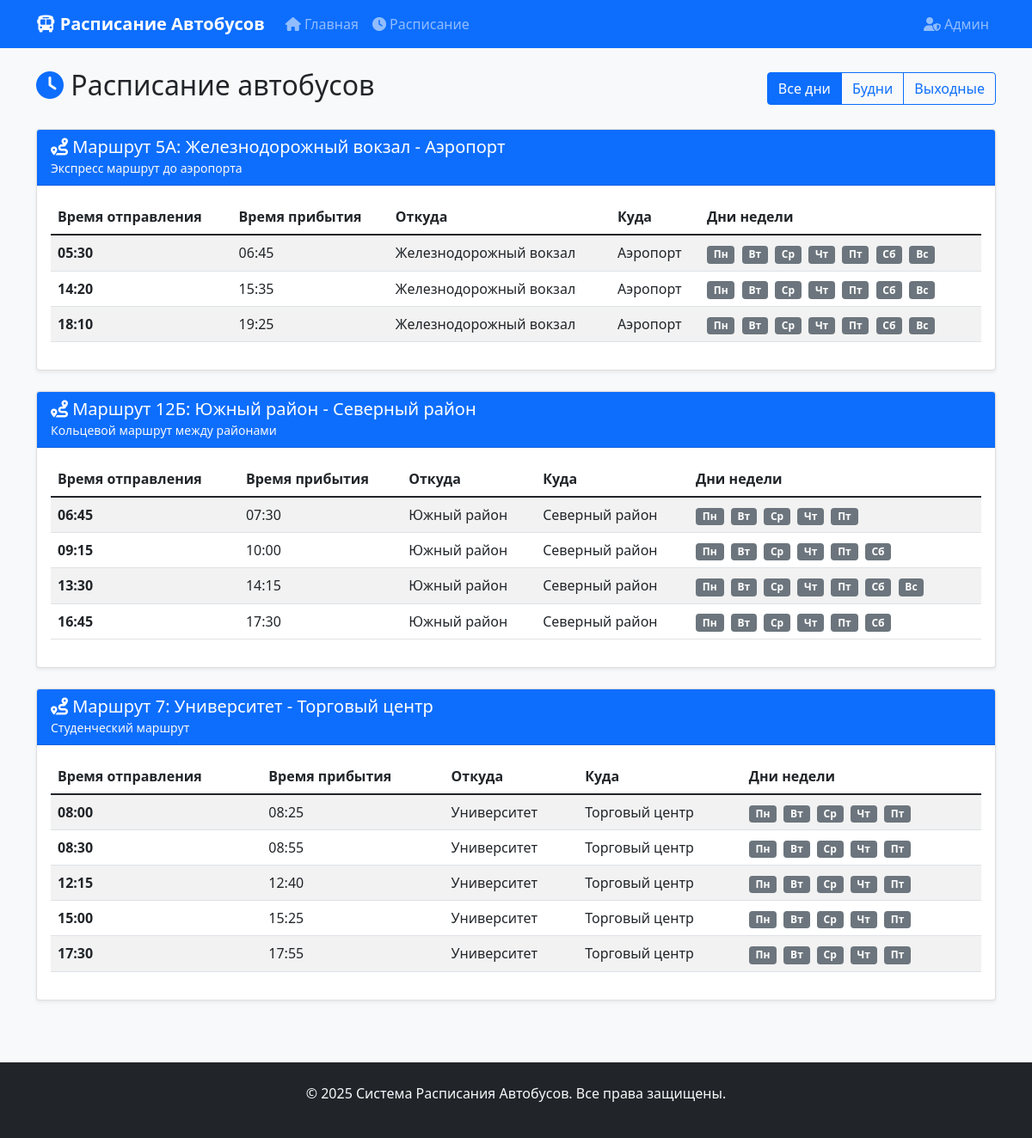
The app's page /schedule with its own data.
### models.py (models this page shows)
class Route(Base):
    __tablename__ = "routes"
    id = Column(Integer, primary_key=True, index=True)
    route_number = Column(String, unique=True, index=True)
    route_name = Column(String)
    description = Column(Text, nullable=True)
    created_at = Column(DateTime(timezone=True), server_default=func.now())
    updated_at = Column(DateTime(timezone=True), server_default=func.now(), onupdate=func.now())
    schedules = relationship("Schedule", back_populates="route")

class Schedule(Base):
    __tablename__ = "schedules"
    id = Column(Integer, primary_key=True, index=True)
    route_id = Column(Integer, ForeignKey("routes.id"))
    departure_time = Column(String)  # Format: HH:MM
    arrival_time = Column(String)    # Format: HH:MM
    departure_stop = Column(String)
    arrival_stop = Column(String)
    days_of_week = Column(String)  # Comma-separated: "mon,tue,wed,thu,fri,sat,sun"
    is_active = Column(Integer, default=1)  # 1 = active, 0 = inactive
    created_at = Column(DateTime(timezone=True), server_default=func.now())
    updated_at = Column(DateTime(timezone=True), server_default=func.now(), onupdate=func.now())
    route = relationship("Route", back_populates="schedules")

### main.py (the view)
@app.get("/schedule", response_class=HTMLResponse)
async def view_schedule(request: Request, db: Session = Depends(get_db)):
    routes = db.query(Route).all()
    schedules = db.query(Schedule).filter(Schedule.is_active == 1).all()
    route_schedules = {}
    for route in routes:
        route_schedules[route.id] = {
            "route": route,
            "schedules": [s for s in schedules if s.route_id == route.id]
        }
    return templates.TemplateResponse("schedule.html", {
        "request": request,
        "route_schedules": route_schedules
    })

### templates/schedule.html (shortened to what this page needs)
{% extends "base.html" %}
{% set day_names = {
    'mon': 'Пн',
    'tue': 'Вт',
    'wed': 'Ср',
    'thu': 'Чт',
    'fri': 'Пт',
    'sat': 'Сб',
    'sun': 'Вс'
} %}
{% block content %}
<div class="row">
    <div class="col-12">
        <div class="d-flex justify-content-between align-items-center mb-4">
            <h2><i class="fas fa-clock text-primary"></i> Расписание автобусов</h2>
            <div class="btn-group" role="group">
                <label class="btn btn-outline-primary" for="all">Все дни</label>
                <label class="btn btn-outline-primary" for="weekdays">Будни</label>
                <label class="btn btn-outline-primary" for="weekends">Выходные</label>
            </div>
        </div>
        {% if route_schedules %}
            {% for route_id, data in route_schedules.items() %}
            <div class="card mb-4 schedule-card">
                <div class="card-header bg-primary text-white">
                    <h5 class="mb-0">
                        <i class="fas fa-route"></i>
                        Маршрут {{ data.route.route_number }}: {{ data.route.route_name }}
                    </h5>
                    {% if data.route.description %}
                    <small class="text-light">{{ data.route.description }}</small>
                    {% endif %}
                </div>
                <div class="card-body">
                    {% if data.schedules %}
                        <div class="table-responsive">
                            <table class="table table-striped">
                                <thead>
                                    <tr>
                                        <th>Время отправления</th>
                                        <th>Время прибытия</th>
                                        <th>Откуда</th>
                                        <th>Куда</th>
                                        <th>Дни недели</th>
                                    </tr>
                                </thead>
                                <tbody>
                                    {% for schedule in data.schedules %}
                                    <tr>
                                        <td><strong>{{ schedule.departure_time }}</strong></td>
                                        <td>{{ schedule.arrival_time }}</td>
                                        <td>{{ schedule.departure_stop }}</td>
                                        <td>{{ schedule.arrival_stop }}</td>
                                        <td>
                                            {% for day in schedule.days_of_week.split(',') %}
                                                <span class="badge bg-secondary me-1">{{ day_names.get(day.strip(), day) }}</span>
                                            {% endfor %}
                                        </td>
                                    </tr>
                                    {% endfor %}
                                </tbody>
                            </table>
                        </div>
                    {% else %}
                        <div class="alert alert-info">
                            <i class="fas fa-info-circle"></i> Расписание для этого маршрута еще не составлено.
                        </div>
                    {% endif %}
                </div>
            </div>
            {% endfor %}
        {% endif %}
    </div>
</div>
{% endblock %}

### templates/base.html (shortened to what this page needs)
<!DOCTYPE html>
<html lang="ru">
<head>
    <link href="https://cdn.jsdelivr.net/npm/bootstrap@5.1.3/dist/css/bootstrap.min.css" rel="stylesheet">
    <link href="https://cdnjs.cloudflare.com/ajax/libs/font-awesome/6.0.0/css/all.min.css" rel="stylesheet">
</head>
<body>
    <nav class="navbar navbar-expand-lg navbar-dark bg-primary">
        <div class="container">
            <a class="navbar-brand" href="/">
                <i class="fas fa-bus"></i> Расписание Автобусов
            </a>
            <div class="collapse navbar-collapse" id="navbarNav">
                <ul class="navbar-nav me-auto">
                    <li class="nav-item">
                        <a class="nav-link" href="/"><i class="fas fa-home"></i> Главная</a>
                    </li>
                    <li class="nav-item">
                        <a class="nav-link" href="/schedule"><i class="fas fa-clock"></i> Расписание</a>
                    </li>
                </ul>
                <ul class="navbar-nav">
                    <li class="nav-item">
                        <a class="nav-link" href="/admin/login"><i class="fas fa-user-shield"></i> Админ</a>
                    </li>
                </ul>
            </div>
        </div>
    </nav>
    <main class="container mt-4">
        {% block content %}{% endblock %}
    </main>
    <footer class="bg-dark text-light mt-5 py-4">
        <div class="container text-center">
            <p>&copy; 2025 Система Расписания Автобусов. Все права защищены.</p>
        </div>
    </footer>
</body>
</html>

### templates/base.html (style rules this page uses)
body { background-color: #f8f9fa; }
.navbar-brand { font-weight: bold; }
.card { box-shadow: 0 0.125rem 0.25rem rgba(0, 0, 0, 0.075); border: 1px solid rgba(0, 0, 0, 0.125); }
.schedule-card { transition: transform 0.2s; }

### records on screen
Route: route.route_number "5A", route.route_name "Железнодорожный вокзал - Аэропорт", route.description "Экспресс маршрут до аэропорта"
Schedule: departure_time "05:30", arrival_time "06:45", departure_stop "Железнодорожный вокзал", arrival_stop "Аэропорт", get "Пн" "Вт" "Ср" "Чт" "Пт" "Сб" "Вс"
Schedule: departure_time "14:20", arrival_time "15:35", departure_stop "Железнодорожный вокзал", arrival_stop "Аэропорт", get "Пн" "Вт" "Ср" "Чт" "Пт" "Сб" "Вс"
Schedule: departure_time "18:10", arrival_time "19:25", departure_stop "Железнодорожный вокзал", arrival_stop "Аэропорт", get "Пн" "Вт" "Ср" "Чт" "Пт" "Сб" "Вс"
Route: route.route_number "12Б", route.route_name "Южный район - Северный район", route.description "Кольцевой маршрут между районами"
Schedule: departure_time "06:45", arrival_time "07:30", departure_stop "Южный район", arrival_stop "Северный район", get "Пн" "Вт" "Ср" "Чт" "Пт"
Schedule: departure_time "09:15", arrival_time "10:00", departure_stop "Южный район", arrival_stop "Северный район", get "Пн" "Вт" "Ср" "Чт" "Пт" "Сб"
Schedule: departure_time "13:30", arrival_time "14:15", departure_stop "Южный район", arrival_stop "Северный район", get "Пн" "Вт" "Ср" "Чт" "Пт" "Сб" "Вс"
Schedule: departure_time "16:45", arrival_time "17:30", departure_stop "Южный район", arrival_stop "Северный район", get "Пн" "Вт" "Ср" "Чт" "Пт" "Сб"
Route: route.route_number "7", route.route_name "Университет - Торговый центр", route.description "Студенческий маршрут"
Schedule: departure_time "08:00", arrival_time "08:25", departure_stop "Университет", arrival_stop "Торговый центр", get "Пн" "Вт" "Ср" "Чт" "Пт"
Schedule: departure_time "08:30", arrival_time "08:55", departure_stop "Университет", arrival_stop "Торговый центр", get "Пн" "Вт" "Ср" "Чт" "Пт"
Schedule: departure_time "12:15", arrival_time "12:40", departure_stop "Университет", arrival_stop "Торговый центр", get "Пн" "Вт" "Ср" "Чт" "Пт"
Schedule: departure_time "15:00", arrival_time "15:25", departure_stop "Университет", arrival_stop "Торговый центр", get "Пн" "Вт" "Ср" "Чт" "Пт"
Schedule: departure_time "17:30", arrival_time "17:55", departure_stop "Университет", arrival_stop "Торговый центр", get "Пн" "Вт" "Ср" "Чт" "Пт"
